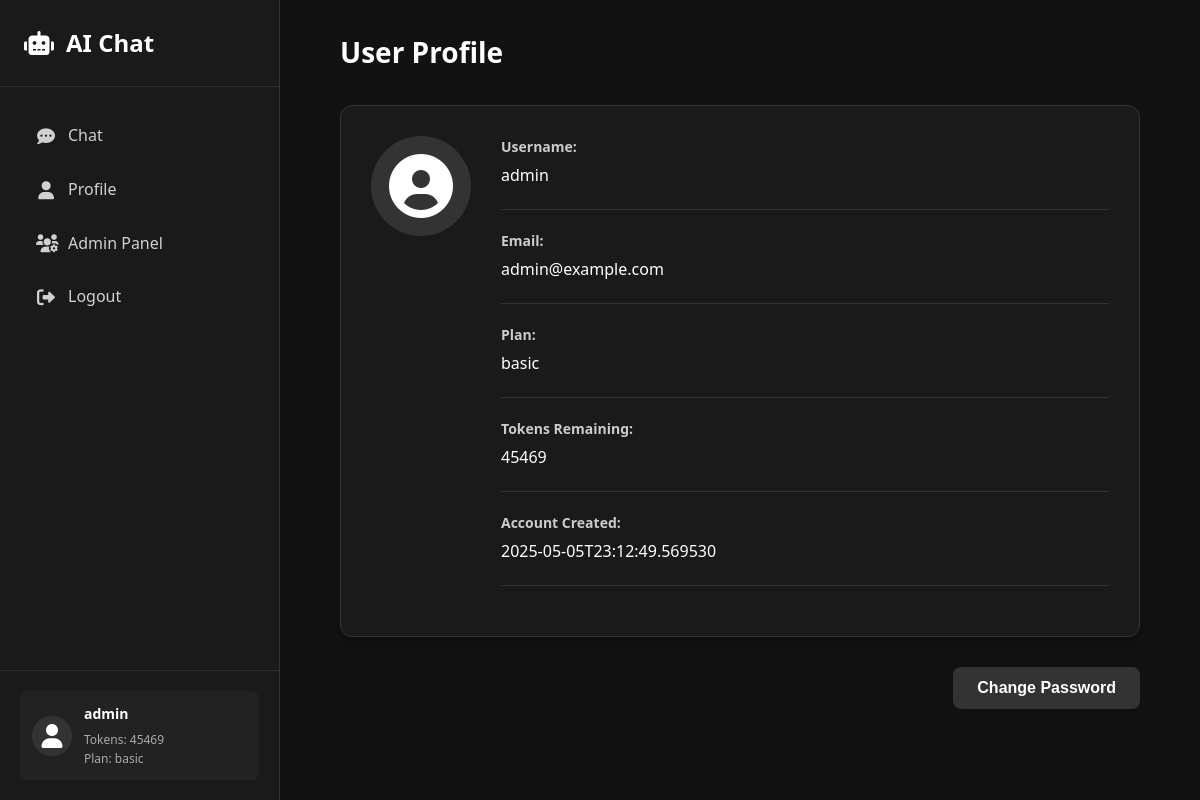
The page /profile (signed in) on the database as committed earlier.
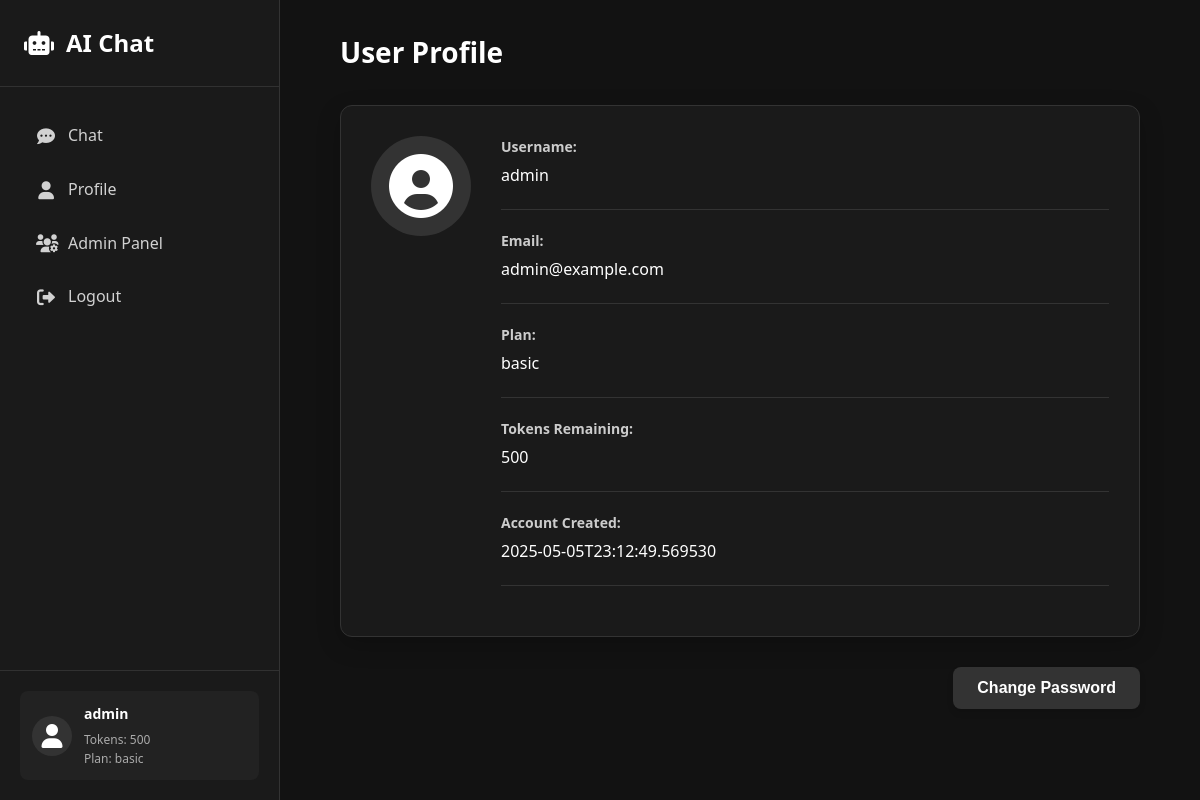
The same page on the database as committed later.
### tables this page shows
CREATE TABLE users (
        id INTEGER PRIMARY KEY AUTOINCREMENT,
        username TEXT UNIQUE NOT NULL,
        email TEXT UNIQUE NOT NULL,
        password TEXT NOT NULL,
        is_admin INTEGER DEFAULT 0,
        tokens_remaining INTEGER DEFAULT 100,
        plan TEXT DEFAULT 'basic',
        created_at TEXT
    , last_token_reset TEXT, last_rag_reset TEXT, rag_searches_remaining INTEGER DEFAULT 1);

### app.py (the view)
@app.route('/profile')
def profile():
    if not is_logged_in():
        return redirect(url_for('login'))
    return render_template('profile.html', user=get_current_user())

### app.py (called while the page is built)
def get_db():
    db = getattr(g, '_database', None)
    if db is None:
        db = g._database = sqlite3.connect(app.config['DATABASE'])
        db.row_factory = sqlite3.Row
    return db

@app.teardown_appcontext
def close_connection(exception):
    close_db()

def is_logged_in():
    return session.get('logged_in', False)

def get_current_user():
    if not is_logged_in():
        return None
    user_id = session.get('user_id')
    db = get_db()
    user = db.execute('SELECT * FROM users WHERE id = ?', (user_id,)).fetchone()
    return user

### templates/profile.html (shortened to what this page needs)
<!DOCTYPE html>
<html lang="en">
<head>
    <link rel="stylesheet" href="https://cdnjs.cloudflare.com/ajax/libs/font-awesome/6.0.0-beta3/css/all.min.css">
</head>
<body>
    <div class="container">
        <nav class="sidebar">
            <div class="sidebar-header">
                <i class="fas fa-robot"></i>
                <h2>AI Chat</h2>
            </div>
            <div class="sidebar-menu">
                <a href="{{ url_for('index') }}" class="menu-item">
                    <i class="fas fa-comment-dots"></i> Chat
                </a>
                <a href="{{ url_for('profile') }}" class="menu-item">
                    <i class="fas fa-user"></i> Profile
                </a>
                {% if user.is_admin %}
                <a href="{{ url_for('admin') }}" class="menu-item">
                    <i class="fas fa-users-cog"></i> Admin Panel
                </a>
                {% endif %}
                <a href="{{ url_for('logout') }}" class="menu-item">
                    <i class="fas fa-sign-out-alt"></i> Logout
                </a>
            </div>
            <div class="sidebar-footer">
                <div class="user-info">
                    <div class="user-avatar">
                        <i class="fas fa-user"></i>
                    </div>
                    <div class="user-details">
                        <p class="username">{{ user.username }}</p>
                        <p class="tokens">Tokens: {{ user.tokens_remaining }}</p>
                        <p class="plan">Plan: {{ user.plan }}</p>
                    </div>
                </div>
            </div>
        </nav>
        <main class="content">
            <div class="profile-container">
                <div class="profile-header">
                    <h2>User Profile</h2>
                </div>
                <div class="profile-card">
                    <div class="profile-avatar">
                        <i class="fas fa-user-circle"></i>
                    </div>
                    <div class="profile-details">
                        <div class="profile-item">
                            <span class="profile-label">Username:</span>
                            <span class="profile-value">{{ user.username }}</span>
                        </div>
                        <div class="profile-item">
                            <span class="profile-label">Email:</span>
                            <span class="profile-value">{{ user.email }}</span>
                        </div>
                        <div class="profile-item">
                            <span class="profile-label">Plan:</span>
                            <span class="profile-value">{{ user.plan }}</span>
                        </div>
                        <div class="profile-item">
                            <span class="profile-label">Tokens Remaining:</span>
                            <span class="profile-value">{{ user.tokens_remaining }}</span>
                        </div>
                        <div class="profile-item">
                            <span class="profile-label">Account Created:</span>
                            <span class="profile-value">{{ user.created_at }}</span>
                        </div>
                    </div>
                </div>
                <div class="profile-actions">
                    <button class="btn btn-secondary">Change Password</button>
                </div>
            </div>
        </main>
    </div>
</body>
</html>

Rows that differ between the two databases and show on the page:
changed users "admin": tokens_remaining "45469" → "500"
